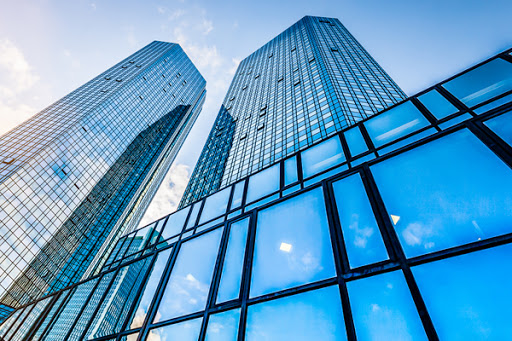
#> input picture input/input_0.jpg, 512 x 341 px; its folder holds only this picture in this run
$ python Morphological.py
#> lines starting #> are read from the running program, lines starting #| are printed output that depends on the picture; after the words box and inside, x2 and y2 are one past the last pixel; in counts of white or black regions, pixels touching at a corner belong together
import argparse
import glob
import attr
import numpy as np
import cv2

class Morphological():
	def __init__ (self, img):
		self.img   = img.astype("float")
		self.shape = img.shape

	def Dilation(self, img = None, n = 3):
		# morph = cv2.dilate(self.img, np.ones((n, n)))

		if type(img) == type(None): img = self.img.copy()
		mask = np.ones((n, n))
		filt = cv2.filter2D(img, ddepth = -1, kernel = mask)

		morph = np.where(filt != 0, 255, 0)
		return morph

	def Erosion(self, img = None, n = 3):
		# morph = cv2.erode(self.img, np.ones((n, n)))

		if type(img) == type(None): img = self.img.copy()
		mask = np.ones((n, n))
		filt = cv2.filter2D(img, ddepth = -1, kernel = mask)

		morph = np.where(filt != 9 * 255, 0, 255)
		return morph

	def Opening(self, img = None, n = 3):
		# morph = cv2.morphologyEx(self.img, cv2.MORPH_OPEN, np.ones((n, n)))

		if type(img) == type(None): img = self.img.copy()

		morph = self.Erosion (img  , n).astype("float")
		morph = self.Dilation(morph, n).astype("float")
		return morph

	def Closing(self, img = None, n = 3):
		# morph = cv2.morphologyEx(self.img, cv2.MORPH_CLOSE, np.ones((n, n)))

		if type(img) == type(None): img = self.img.copy()

		morph = self.Dilation(img  , n).astype("float")
		morph = self.Erosion (morph, n).astype("float")
		return morph

	def Gradient(self, n = 3):
		# morph = cv2.morphologyEx(self.img, cv2.MORPH_GRADIENT, np.ones((n, n)))

		img = self.img.copy()
		tmp1 = self.Erosion (img, n).astype("float")
		tmp2 = self.Dilation(img, n).astype("float")

		morph = abs(tmp1 - tmp2)
		return morph

	def TopHat(self, n = 3):
		# morph = cv2.morphologyEx(self.img, cv2.MORPH_TOPHAT, np.ones((n, n)))

		img = self.img.copy()
		tmp = self.Opening(img, n).astype("float")

		morph = abs(img - tmp)
		return morph

	def BlackHat(self, n = 3):
		# morph = cv2.morphologyEx(self.img, cv2.MORPH_BLACKHAT, np.ones((n, n)))

		img = self.img.copy()
		tmp = self.Closing(img, n).astype("float")

		morph = abs(img - tmp)
		return morph


if __name__ == "__main__":
	parser = argparse.ArgumentParser()
	parser.add_argument("-i", "--input" , default = "input" , help = "path to the imput  image file directory")
	parser.add_argument("-o", "--output", default = "output", help = "path to the output image file directory")
	args = parser.parse_args()

	methods   = ["Dilation", "Erosion", "Opening", "Closing", "Gradient", "TopHat", "BlackHat"]
	filenames = glob.glob("{}/input_*.jpg".format(args.input)) + glob.glob(args.input + "/*.png")

	for filename in filenames:
		img = cv2.imread(filename)
#> img is the input picture: shape (341, 512, 3); mean B, G, R 195.7, 154.5, 90.8
		img = cv2.cvtColor(img, cv2.COLOR_BGR2GRAY)
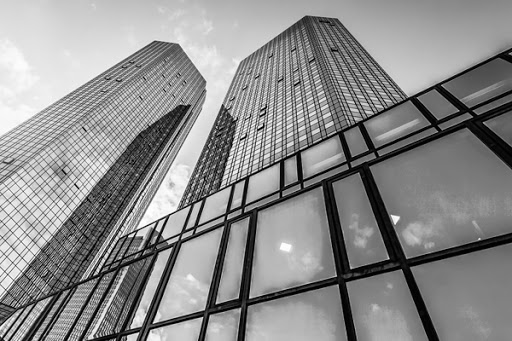
#> img: shape (341, 512); min 0, max 255, mean 140.1
		img = cv2.resize(img, (640, 640))
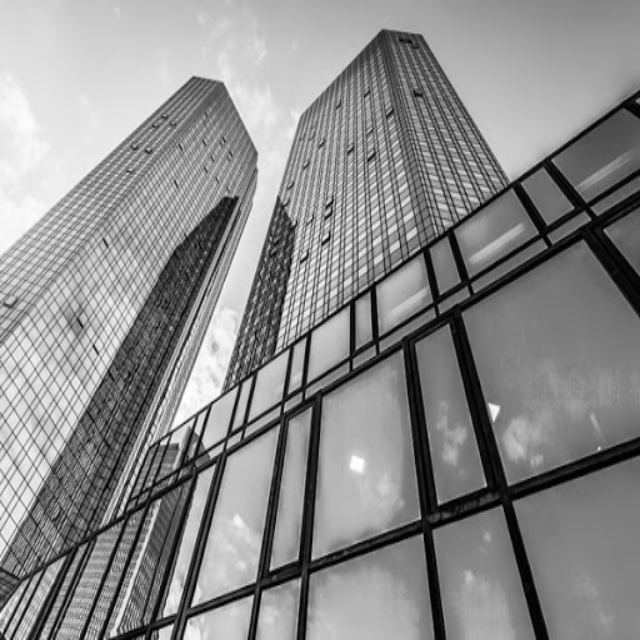
#> img: shape (640, 640); min 0, max 255, mean 140
		_, img = cv2.threshold(img, 100, 255, cv2.THRESH_BINARY)
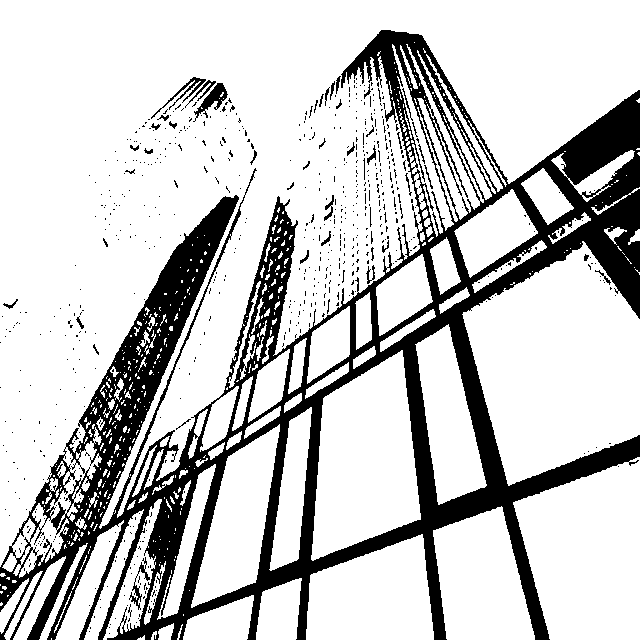
#> img: shape (640, 640); 78.4% white; 688 black regions (645 under 20 px), largest, box (x1, y1, x2, y2) and area: (0, 30, 640, 640) 84169, (193, 83, 228, 122) 433, (151, 77, 206, 119) 289

		morphological = Morphological(img)
		for method in methods:
			clear = getattr(morphological, method)()
			cv2.imwrite("{}/{}.jpg".format(args.output, method), clear)
#> this loop made 7 passes
#> pass 1, in Dilation, `filt = cv2.filter2D(img, ddepth = -1, kernel = mask)`:
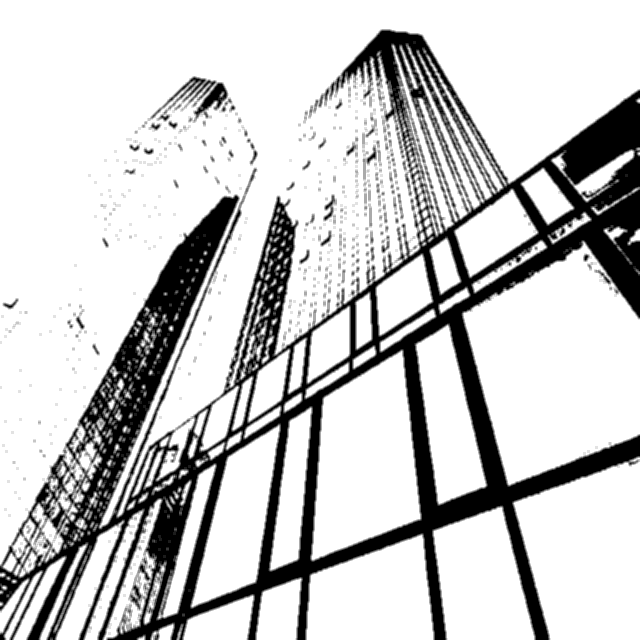
#> filt: shape (640, 640) float64; min 0, max 2295, mean 1798.7; drawn with min black and max white
#> pass 1, in Dilation, `morph = np.where(filt != 0, 255, 0)`:
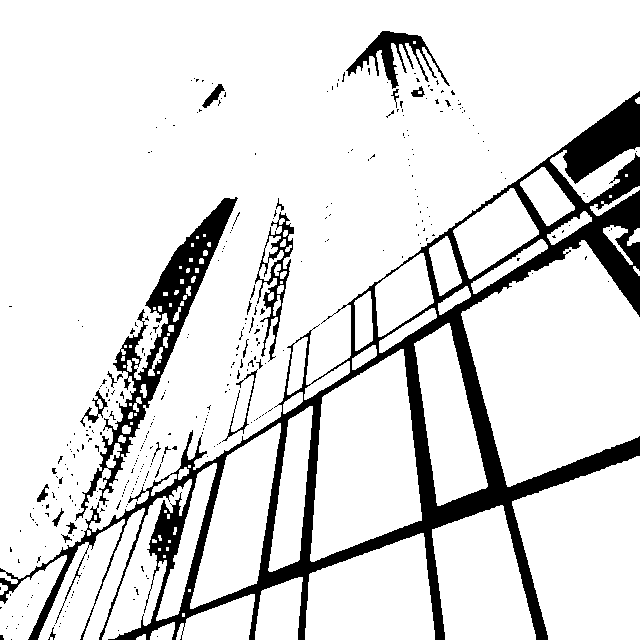
#> morph: shape (640, 640) int64; 86.7% white; 353 black regions (327 under 20 px), largest, box (x1, y1, x2, y2) and area: (0, 91, 640, 640) 41323, (75, 197, 238, 521) 7449, (346, 31, 450, 89) 1753
#> pass 2, in Erosion, `morph = np.where(filt != 9 * 255, 0, 255)`:
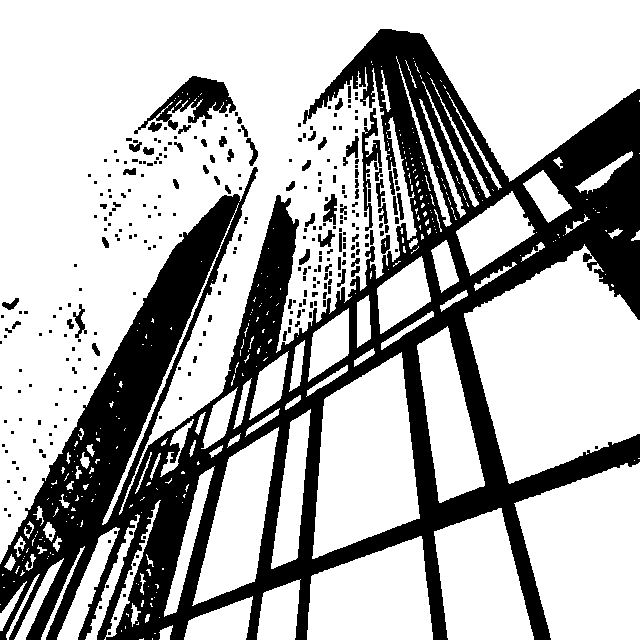
#> morph: shape (640, 640) int64; 69.3% white; 309 black regions (223 under 20 px), largest, box (x1, y1, x2, y2) and area: (0, 29, 640, 640) 115976, (134, 76, 236, 134) 2128, (362, 108, 382, 231) 829

$ run again, on input/input_Gaussian.jpg
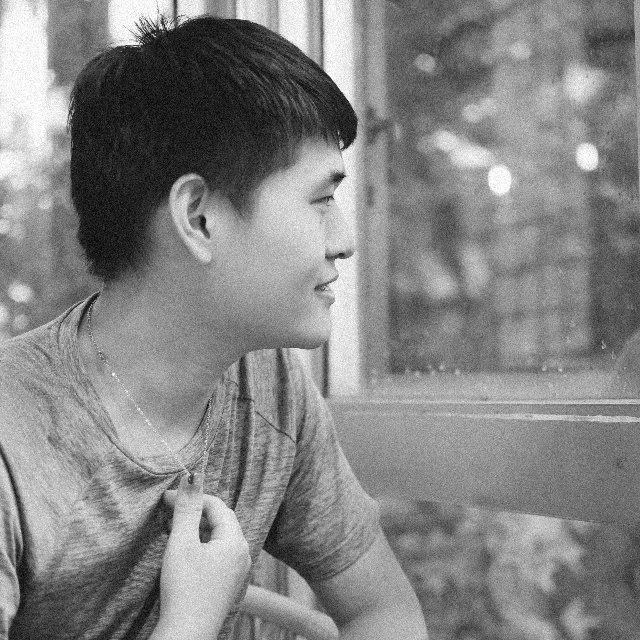
#> input picture input/input_Gaussian.jpg, 640 x 640 px
#> img is the input picture: shape (640, 640, 3); min 0, max 255, mean 132.3
#> `_, img = cv2.threshold(img, 100, 255, cv2.THRESH_BINARY)`:
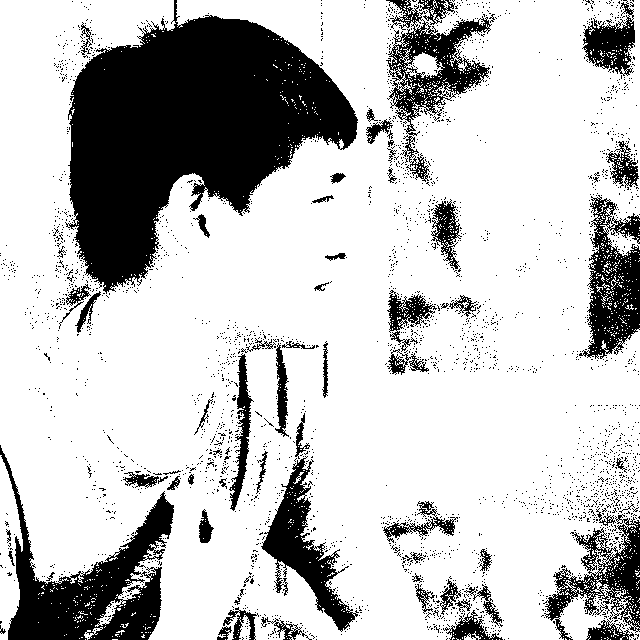
#> img: shape (640, 640); 76.3% white; 2863 black regions (2794 under 20 px), largest, box (x1, y1, x2, y2) and area: (65, 0, 358, 294) 45610, (0, 445, 174, 640) 11573, (579, 195, 640, 359) 5271
#> the loop `for method in methods:` made 7 passes
#> pass 2, in Erosion, `morph = np.where(filt != 9 * 255, 0, 255)`:
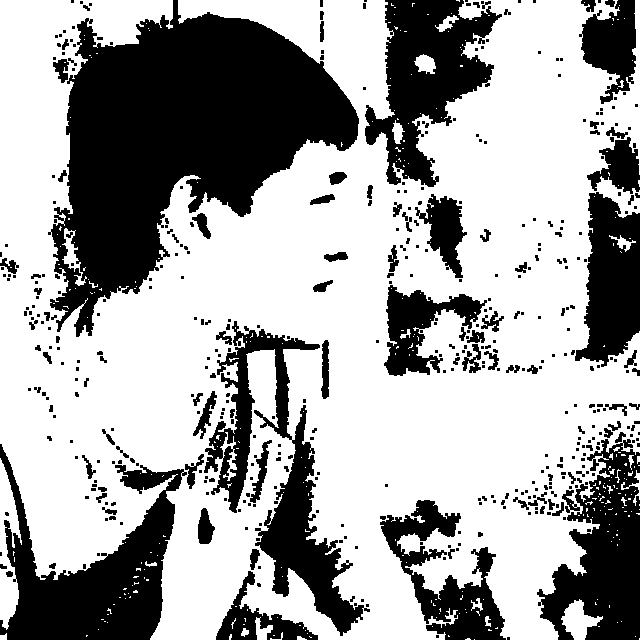
#> morph: shape (640, 640) int64; 64.8% white; 456 black regions (342 under 20 px), largest, box (x1, y1, x2, y2) and area: (48, 0, 359, 337) 51908, (0, 444, 187, 640) 15624, (204, 321, 370, 636) 13414
